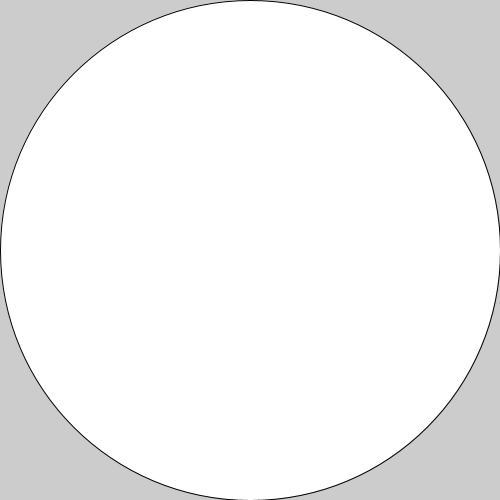
Frame 1 (no input)
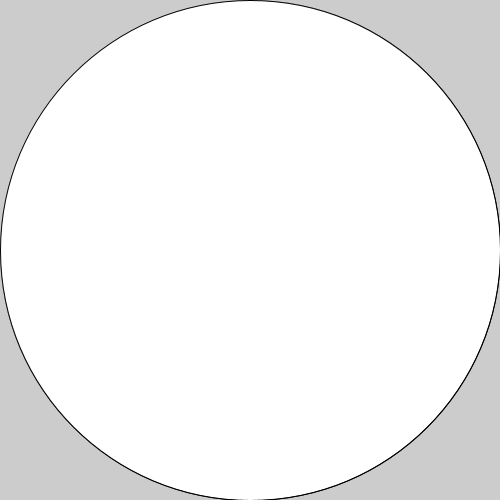
Frame 2 (the mouse pressed at the canvas centre, redrawn once)

The Processing sketch that drew these frames (run headless with seeded random() and noise(); the mouse was pressed at the canvas centre and the sketch redrawn once):

// Processing sketch: width_and_height
// ── width_and_height.pde
// Use width and height as ellipse parameters

void setup() {
  size(500, 500);
  noLoop();
}

void draw() {
  ellipse(width / 2, height / 2, width, height);
  println(width, height);
}
